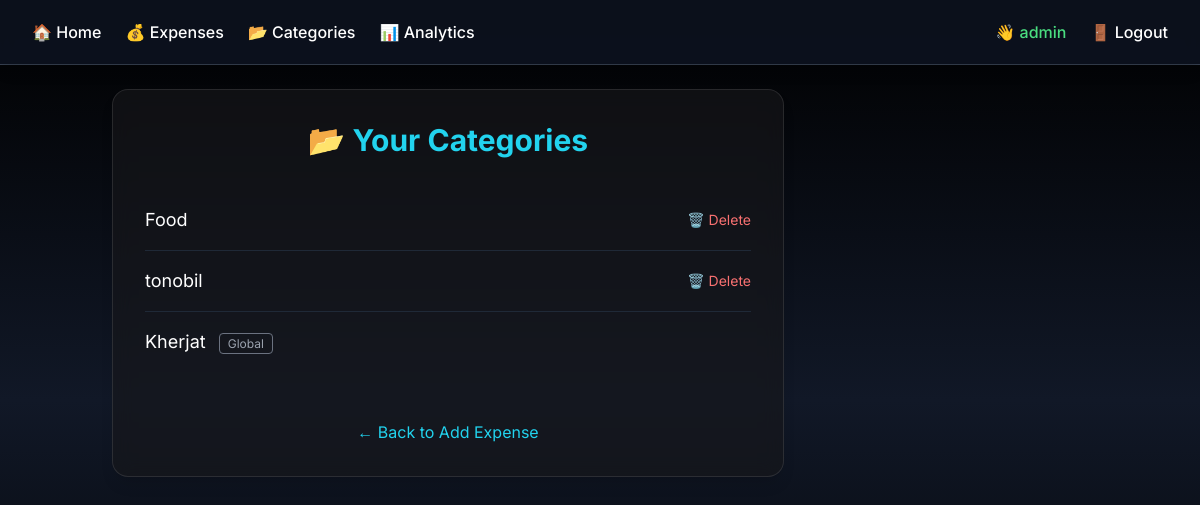
Page /expenses/categories/ (signed in) on the committed database.
### expenses/models.py (models this page shows, shortened)
class Category(models.Model):
    name = models.CharField(max_length=64)
    user = models.ForeignKey(User, on_delete=models.CASCADE, null=True, blank=True)

### expenses/views.py (the view)
# urls.py: path('categories/', views.category_list, name='category_list'),
@login_required
def category_list(request):
    categories = Category.objects.filter(models.Q(user=request.user) | models.Q(user__isnull=True))
    return render(request, 'expenses/category_list.html', {'categories': categories})

### expenses/templates/expenses/category_list.html (shortened to what this page needs)
{% extends 'base.html' %}
{% block content %}
<!DOCTYPE html>
<html lang="en">
<head>
    <script src="https://cdn.tailwindcss.com"></script>
</head>
<body class="bg-gradient-to-b from-black via-gray-900 to-black text-gray-100 min-h-screen flex items-center justify-center px-4 py-12">
    <div class="glass w-full max-w-2xl rounded-2xl shadow-lg p-8 space-y-8">
        <h2 class="text-3xl font-bold text-cyan-400 text-center">📂 Your Categories</h2>
        {% if categories %}
            <ul class="divide-y divide-gray-800">
                {% for category in categories %}
                    <li class="flex justify-between items-center py-4">
                        <div class="text-lg text-white">
                            {{ category.name }}
                            {% if not category.user %}
                                <span class="ml-2 px-2 py-0.5 text-xs text-gray-400 border border-gray-500 rounded">Global</span>
                            {% endif %}
                        </div>
                        {% if category.user == request.user %}
                            <a href="{% url 'category_delete' category.pk %}"
                              class="text-red-400 hover:underline transition text-sm">🗑️ Delete</a>
                        {% endif %}
                    </li>
                {% endfor %}
            </ul>
        {% else %}
            <div class="text-center text-gray-400 mt-6">
                <p>No categories yet.</p>
            </div>
        {% endif %}
        <div class="text-center pt-4">
            <a href="{% url 'expense_add' %}"
               class="text-cyan-400 hover:underline transition">← Back to Add Expense</a>
        </div>
    </div>
</body>
</html>
{% endblock %}

### expenses/templates/expenses/navbar.html
<nav class="bg-gray-900 bg-opacity-70 backdrop-blur-md shadow-lg">
  <div class="max-w-7xl mx-auto px-4 sm:px-6 lg:px-8">
    <div class="flex justify-between h-16 items-center">
      <ul class="flex space-x-6 text-white font-medium">
        <li><a href="{% url 'home' %}" class="hover:text-cyan-400 transition">🏠 Home</a></li>
        <li><a href="{% url 'expense_list' %}" class="hover:text-cyan-400 transition">💰 Expenses</a></li>
        <li><a href="{% url 'category_list' %}" class="hover:text-cyan-400 transition">📂 Categories</a></li>
        <li><a href="{% url 'analytics' %}" class="hover:text-cyan-400 transition">📊 Analytics</a></li>
      </ul>
      <ul class="flex space-x-6 text-white font-medium items-center">
        {% if user.is_authenticated %}
          <li class="text-green-400">👋 {{ user.username }}</li>
          <li><a href="{% url 'logout' %}" class="hover:text-red-400 transition">🚪 Logout</a></li>
        {% else %}
          <li><a href="{% url 'login' %}" class="hover:text-cyan-400 transition">🔐 Login</a></li>
          <li><a href="{% url 'register' %}" class="hover:text-cyan-400 transition">📝 Register</a></li>
        {% endif %}
      </ul>
    </div>
  </div>
</nav>
<hr class="border-gray-700">

### expenses/templates/base.html (style rules this page uses)
body { font-family: 'Inter', sans-serif; }
.glass { background: rgba(24, 24, 27, 0.6); backdrop-filter: blur(10px); -webkit-backdrop-filter: blur(10px); border: 1px solid rgba(255, 255, 255, 0.1); }

### expenses/templates/expenses/category_list.html (style rules this page uses)
body { font-family: 'Inter', sans-serif; }
.glass { background: rgba(24, 24, 27, 0.6); backdrop-filter: blur(10px); -webkit-backdrop-filter: blur(10px); border: 1px solid rgba(255, 255, 255, 0.1); }

### rows in the picture
Category: name "Food", shows "🗑️ Delete"
Category: name "tonobil", shows "🗑️ Delete"
Category: name "Kherjat", shows "Global"

### other values in the picture
{{ user.username }} "admin"
